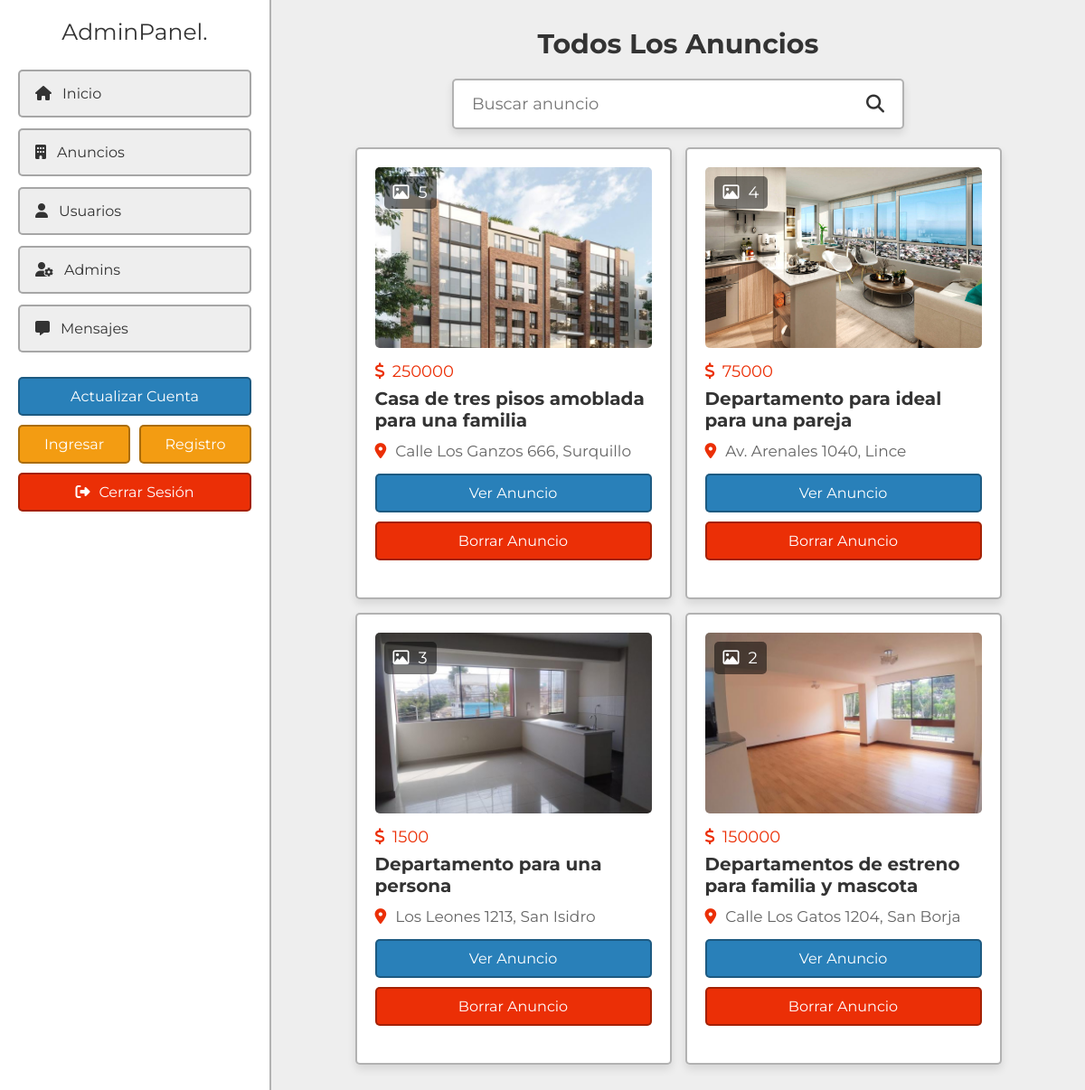
/project/admin/listings.php (signed in), run on the app's committed database.
### tables this page shows
CREATE TABLE `property` (
  `id` varchar(20) NOT NULL,
  `user_id` varchar(20) NOT NULL,
  `property_name` varchar(50) NOT NULL,
  `address` varchar(100) NOT NULL,
  `price` varchar(10) NOT NULL,
  `type` varchar(10) NOT NULL,
  `offer` varchar(10) NOT NULL,
  `status` varchar(50) NOT NULL,
  `furnished` varchar(50) NOT NULL,
  `bhk` varchar(10) NOT NULL,
  `deposite` varchar(10) NOT NULL,
  `bedroom` varchar(10) NOT NULL,
  `bathroom` varchar(10) NOT NULL,
  `balcony` varchar(10) NOT NULL,
  `carpet` varchar(10) NOT NULL,
  `age` varchar(2) NOT NULL,
  `total_floors` varchar(2) NOT NULL,
  `room_floor` varchar(2) NOT NULL,
  `loan` varchar(50) NOT NULL,
  `lift` varchar(3) NOT NULL DEFAULT 'no',
  `security_guard` varchar(3) NOT NULL DEFAULT 'no',
  `play_ground` varchar(3) NOT NULL DEFAULT 'no',
  `garden` varchar(3) NOT NULL DEFAULT 'no',
  `water_supply` varchar(3) NOT NULL DEFAULT 'no',
  `power_backup` varchar(3) NOT NULL DEFAULT 'no',
  `parking_area` varchar(3) NOT NULL DEFAULT 'no',
  `gym` varchar(3) NOT NULL DEFAULT 'no',
  `shopping_mall` varchar(3) NOT NULL DEFAULT 'no',
  `hospital` varchar(3) NOT NULL DEFAULT 'no',
  `school` varchar(3) NOT NULL DEFAULT 'no',
  `market_area` varchar(3) NOT NULL DEFAULT 'no',
  `image_01` varchar(50) NOT NULL,
  `image_02` varchar(50) NOT NULL,
  `image_03` varchar(50) NOT NULL,
  `image_04` varchar(50) NOT NULL,
  `image_05` varchar(50) NOT NULL,
  `description` varchar(1000) NOT NULL,
  `date` date NOT NULL DEFAULT current_timestamp()
);

### project/admin/listings.php (the view, shortened to what this page needs)
<?php
include '../components/connect.php';
?>
<!DOCTYPE html>
<html lang="es">
<head>
    <link rel="stylesheet" href="https://cdnjs.cloudflare.com/ajax/libs/font-awesome/6.2.0/css/all.min.css">
    <link rel="stylesheet" href="../css/admin_style.css">
</head>
<body>
    <?php include '../components/admin_header.php'; ?>
    <section class="listings">
        <h1 class="heading">Todos los anuncios</h1>
        <form action="" method="post" class="search-form">
            <input type="text" name="search_box" placeholder="Buscar anuncio" maxlength="100" required>
            <button type="submit" class="fas fa-search" name="search_btn"></button>
        </form>
        <div class="box-container">
            <?php
            if (isset($_POST['search_box']) or isset($_POST['search_btn'])) {
                $search_box = $_POST['search_box'];
                $search_box = filter_var($search_box, FILTER_SANITIZE_STRING);
                $select_listings = $conn->prepare(
                    "SELECT *
                    FROM `property`
                    WHERE property_name
                    LIKE '%{$search_box}%'
                    OR address
                    LIKE '%{$search_box}%'
                    ORDER BY date
                    DESC"
                );
                $select_listings->execute();
            } else {
                $select_listings = $conn->prepare(
                    "SELECT *
                    FROM `property`
                    ORDER BY date
                    DESC"
                );
                $select_listings->execute();
            }
            if ($select_listings->rowCount() > 0) {
                while ($fetch_listing = $select_listings->fetch(PDO::FETCH_ASSOC)) {
                    $listing_id = $fetch_listing['id'];
                    if (!empty($fetch_listing['image_02'])) {
                        $image_coutn_02 = 1;
                    } else {
                        $image_coutn_02 = 0;
                    }
                    if (!empty($fetch_listing['image_03'])) {
                        $image_coutn_03 = 1;
                    } else {
                        $image_coutn_03 = 0;
                    }
                    if (!empty($fetch_listing['image_04'])) {
                        $image_coutn_04 = 1;
                    } else {
                        $image_coutn_04 = 0;
                    }
                    if (!empty($fetch_listing['image_05'])) {
                        $image_coutn_05 = 1;
                    } else {
                        $image_coutn_05 = 0;
                    }
                    $total_images = (1 + $image_coutn_02 + $image_coutn_03 + $image_coutn_04 + $image_coutn_05);
            ?>
                    <div class="box">
                        <div class="thumb">
                            <p><i class="far fa-image"></i><span><?= $total_images; ?></span></p>
                            <img src="../uploaded_files/<?= $fetch_listing['image_01']; ?>" alt="Anuncio">
                        </div>
                        <p class="price"><i class="fas fa-dollar-sign"></i><?= $fetch_listing['price']; ?></p>
                        <h3 class="name"><?= $fetch_listing['property_name']; ?></h3>
                        <p class="location"><i class="fas fa-map-marker-alt"></i><?= $fetch_listing['address']; ?></p>
                        <form action="" method="POST">
                            <a href="view_property.php?get_id=<?= $listing_id; ?>" class="btn">Ver anuncio</a>
                            <input type="submit" value="Borrar anuncio" onclick="return confirm('¿Desea borrar el anuncio?');" name="delete" class="delete-btn">
                        </form>
                    </div>
            <?php
                }
            } elseif (isset($_POST['search_box']) or isset($_POST['search_btn'])) {
                echo '<p class="empty">No se encontró ningún anuncio.</p>';
            } else {
                echo '<p class="empty">No hay anuncios publicados.</p>';
            }
            ?>
        </div>
    </section>
</body>
</html>

### project/css/admin_style.css (style rules this page uses)
:root { --main-color: #2980b9; --orange: #f39c12; --red: #eb2f06; --light-color: #666; --light-bg: #eee; --white: #fff; --black: #333; --box-shadow: 0 0.5rem 1rem rgba(0, 0, 0, 0.1); --border: 0.2rem solid rgba(0, 0, 0, 0.3); }
* { font-family: "Montserrat", sans-serif; margin: 0; padding: 0; box-sizing: border-box; outline: none; border: none; text-decoration: none; }
html { font-size: 62.5%; overflow-x: hidden; scroll-behavior: smooth; scroll-padding-top: 5rem; }
body { background-color: var(--light-bg); padding-left: 30rem; }
section { padding: 3rem 2rem; max-width: 1200px; margin: 0 auto; }
.heading { margin-bottom: 2rem; text-align: center; text-transform: capitalize; color: var(--black); font-size: 3rem; }
.inline-btn, .inline-option-btn, .inline-delete-btn, .btn, .delete-btn, .option-btn { cursor: pointer; padding: 1rem 2.5rem; font-size: 1.6rem; color: var(--white); text-align: center; text-transform: capitalize; margin-top: 1rem; border-radius: 0.5rem; border: var(--border); }
.btn, .delete-btn, .option-btn { display: block; width: 100%; }
.btn { background-color: var(--main-color); }
.delete-btn { background-color: var(--red); }
.search-form { max-width: 50rem; margin: 0 auto; border-radius: .5rem; background-color: var(--white); box-shadow: var(--box-shadow); border: var(--border); padding: 1.5rem 2rem; display: flex; gap: 2rem; margin-bottom: 2rem; }
.search-form input { width: 100%; font-size: 1.8rem; color: var(--black); }
.search-form button { background: none; cursor: pointer; color: var(--black); font-size: 2rem; }
.listings .box-container { display: grid; grid-template-columns: repeat(auto-fit, 35rem); align-items: flex-start; justify-content: center; gap: 1.5rem; }
.listings .box-container .box { border-radius: .5rem; background-color: var(--white); box-shadow: var(--box-shadow); border: var(--border); padding: 2rem; overflow-x: hidden; height: 50rem; }
.listings .box-container .box .thumb { position: relative; height: 20rem; margin-bottom: 1.5rem; }
.listings .box-container .box .thumb p { position: absolute; top: 1rem; left: 1rem; background-color: rgba(0, 0, 0, .5); color: var(--white); border-radius: .5rem; padding: .7rem 1rem; font-size: 1.8rem; }
.listings .box-container .box .thumb p i { margin-right: 1rem }
.listings .box-container .box .thumb img { height: 100%; width: 100%; object-fit: cover; border-radius: .5rem; }
.listings .box-container .box .price { font-size: 1.8rem; color: var(--red); }
.listings .box-container .box .price i { margin-right: .8rem; }
.listings .box-container .box .name { font-size: 2rem; color: var(--black); padding: .7rem 0; text-overflow: ellipsis; }
.listings .box-container .box .location { color: var(--light-color); font-size: 1.7rem; padding: .5rem 0; text-overflow: ellipsis; }
.listings .box-container .box .location i { margin-right: 1rem; color: var(--red); }

### data on the page
property: total_images "5", image_01 (picture), price "250000", property_name "Casa de tres pisos amoblada para una familia", address "Calle Los Ganzos 666, Surquillo"
property: total_images "4", image_01 (picture), price "75000", property_name "Departamento para ideal para una pareja", address "Av. Arenales 1040, Lince"
property: total_images "3", image_01 (picture), price "1500", property_name "Departamento para una persona", address "Los Leones 1213, San Isidro"
property: total_images "2", image_01 (picture), price "150000", property_name "Departamentos de estreno para familia y mascota", address "Calle Los Gatos 1204, San Borja"
